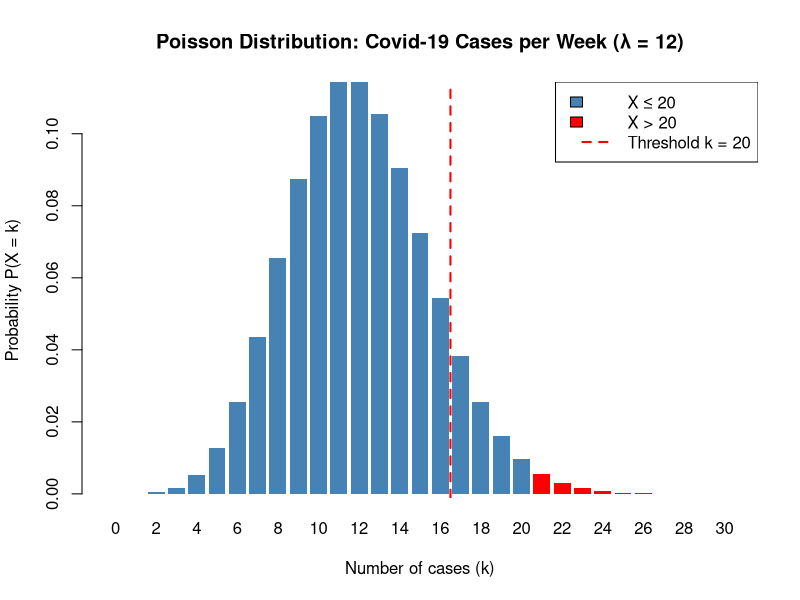

Write the R code that produced this figure.
# Parametrar
lambda <- 12
k <- 20

# Sannolikhetsberäkningar
p_single_week <- ppois(k, lambda = lambda, lower.tail = FALSE)
p_two_weeks <- p_single_week^2

# Skriv ut textresultat i terminalen
cat("=====================RESULTS===================\n")
cat(sprintf("Parameter \u03bb:                        %d\n", lambda))
cat(sprintf("Threshold k:                        %d\n", k))
cat(sprintf("Expected value, E(X) = \u03bb:           %d cases/week\n", lambda))
cat(sprintf("Variance, Var(X) = \u03bb:               %d\n", lambda))
cat(sprintf("Standard deviation, SD(X) = sqrt(\u03bb): %.2f\n", sqrt(lambda)))
cat("----------------------------------------\n")
cat("(i) Single week:\n")
cat(sprintf("    P(X > %d) = %.6f (\u2248 %.4f%%)\n", k, p_single_week, p_single_week * 100))
cat(sprintf("    P(X \u2264 %d) = %.6f\n", k, 1 - p_single_week))
cat("----------------------------------------\n")
cat("(ii) Two consecutive weeks:\n")
cat(sprintf("    P(X > %d) = %.8f (\u2248 %.6f%%)\n", k, p_two_weeks, p_two_weeks * 100))
cat("========================================\n")
cat(sprintf("\nExpected frequency:\n  > %d cases occurs once every %.1f weeks (\u2248 %.1f years)\n", k, 1/p_single_week, 1/p_single_week/52))

# --- visualisering Codespaces ---
png("covid_poisson_plot.png", width = 800, height = 600, res = 100)

x_vals <- 0:30
y_vals <- dpois(x_vals, lambda = lambda)

barplot(y_vals, names.arg = x_vals,
        main = sprintf("Poisson Distribution: Covid-19 Cases per Week (\u03bb = %d)", lambda),
        xlab = "Number of cases (k)",
        ylab = "Probability P(X = k)",
        col = ifelse(x_vals > k, "red", "steelblue"),
        border = NA)

abline(v = k + 0.5, col = "red", lwd = 2, lty = 2)

legend("topright",
       legend = c(sprintf("X \u2264 %d", k), sprintf("X > %d", k), sprintf("Threshold k = %d", k)),
       fill = c("steelblue", "red", NA),
       border = c("black", "black", NA),
       lty = c(NA, NA, 2),
       lwd = c(NA, NA, 2),
       col = c(NA, NA, "red"))

# 2. Stäng filen och spara den
dev.off()

cat("\nDiagrammet har sparats som 'covid_poisson_plot.png'!\n")
